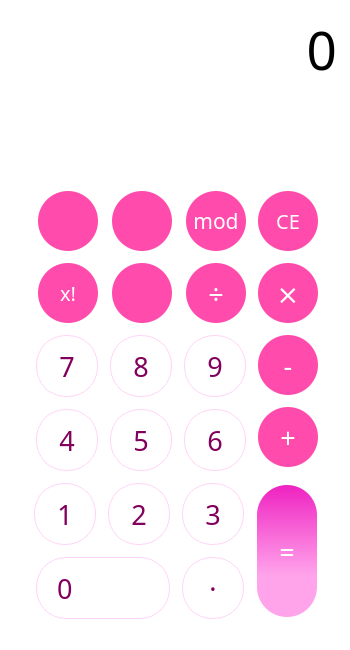
<?xml version="1.0" encoding="UTF-8"?>
<ui version="4.0">
 <class>MainWindow</class>
 <widget class="QMainWindow" name="MainWindow">
  <property name="enabled">
   <bool>false</bool>
  </property>
  <property name="geometry">
   <rect>
    <x>0</x>
    <y>0</y>
    <width>350</width>
    <height>650</height>
   </rect>
  </property>
  <property name="minimumSize">
   <size>
    <width>350</width>
    <height>650</height>
   </size>
  </property>
  <property name="maximumSize">
   <size>
    <width>350</width>
    <height>650</height>
   </size>
  </property>
  <property name="windowTitle">
   <string>MainWindow</string>
  </property>
  <property name="styleSheet">
   <string notr="true">background-color: rgb(255, 255, 255);</string>
  </property>
  <widget class="QWidget" name="centralwidget">
   <property name="sizePolicy">
    <sizepolicy hsizetype="Maximum" vsizetype="Maximum">
     <horstretch>0</horstretch>
     <verstretch>0</verstretch>
    </sizepolicy>
   </property>
   <property name="layoutDirection">
    <enum>Qt::RightToLeft</enum>
   </property>
   <layout class="QVBoxLayout" name="verticalLayout">
    <property name="spacing">
     <number>0</number>
    </property>
    <item>
     <widget class="QTextEdit" name="Display">
      <property name="minimumSize">
       <size>
        <width>0</width>
        <height>150</height>
       </size>
      </property>
      <property name="maximumSize">
       <size>
        <width>16777215</width>
        <height>150</height>
       </size>
      </property>
      <property name="font">
       <font>
        <family>Noto Sans</family>
        <pointsize>40</pointsize>
       </font>
      </property>
      <property name="layoutDirection">
       <enum>Qt::RightToLeft</enum>
      </property>
      <property name="styleSheet">
       <string notr="true">border: 0px;</string>
      </property>
      <property name="readOnly">
       <bool>true</bool>
      </property>
      <property name="markdown">
       <string>0

</string>
      </property>
      <property name="html">
       <string>&lt;!DOCTYPE HTML PUBLIC &quot;-//W3C//DTD HTML 4.0//EN&quot; &quot;http://www.w3.org/TR/REC-html40/strict.dtd&quot;&gt;
&lt;html&gt;&lt;head&gt;&lt;meta name=&quot;qrichtext&quot; content=&quot;1&quot; /&gt;&lt;meta charset=&quot;utf-8&quot; /&gt;&lt;style type=&quot;text/css&quot;&gt;
p, li { white-space: pre-wrap; }
hr { height: 1px; border-width: 0; }
li.unchecked::marker { content: &quot;\2610&quot;; }
li.checked::marker { content: &quot;\2612&quot;; }
&lt;/style&gt;&lt;/head&gt;&lt;body style=&quot; font-family:'Noto Sans'; font-size:40pt; font-weight:400; font-style:normal;&quot;&gt;
&lt;p align=&quot;right&quot; style=&quot; margin-top:26px; margin-bottom:26px; margin-left:0px; margin-right:0px; -qt-block-indent:0; text-indent:0px;&quot;&gt;&lt;span style=&quot; color:#000000;&quot;&gt;0&lt;/span&gt;&lt;/p&gt;&lt;/body&gt;&lt;/html&gt;</string>
      </property>
      <property name="placeholderText">
       <string>0</string>
      </property>
     </widget>
    </item>
    <item>
     <spacer name="verticalSpacer">
      <property name="orientation">
       <enum>Qt::Vertical</enum>
      </property>
      <property name="sizeHint" stdset="0">
       <size>
        <width>20</width>
        <height>40</height>
       </size>
      </property>
     </spacer>
    </item>
    <item>
     <layout class="QHBoxLayout" name="horizontalLayout_6">
      <property name="spacing">
       <number>12</number>
      </property>
      <property name="leftMargin">
       <number>23</number>
      </property>
      <property name="topMargin">
       <number>10</number>
      </property>
      <property name="rightMargin">
       <number>23</number>
      </property>
      <property name="bottomMargin">
       <number>12</number>
      </property>
      <item>
       <layout class="QVBoxLayout" name="verticalLayout_9" stretch="0,0,0,0">
        <property name="spacing">
         <number>12</number>
        </property>
        <property name="topMargin">
         <number>0</number>
        </property>
        <item>
         <widget class="QPushButton" name="ButtonCe">
          <property name="font">
           <font>
            <family>Noto Sans</family>
            <pointsize>15</pointsize>
           </font>
          </property>
          <property name="layoutDirection">
           <enum>Qt::RightToLeft</enum>
          </property>
          <property name="styleSheet">
           <string notr="true">QPushButton{
	background-color: #FF4BAC;
 	border-style: solid;
 	border-radius:30px;
	max-width:60px;
	max-height:60px;
	min-width:60px;
	min-height:60px;
	color: white;

}</string>
          </property>
          <property name="text">
           <string>CE</string>
          </property>
         </widget>
        </item>
        <item>
         <widget class="QPushButton" name="ButtonMul">
          <property name="font">
           <font>
            <family>Noto Sans</family>
            <pointsize>20</pointsize>
           </font>
          </property>
          <property name="layoutDirection">
           <enum>Qt::RightToLeft</enum>
          </property>
          <property name="styleSheet">
           <string notr="true">QPushButton{
	background-color: #FF4BAC;
 	border-style: solid;
 	border-radius:30px;
	max-width:60px;
	max-height:60px;
	min-width:60px;
	min-height:60px;
	color: white;

}</string>
          </property>
          <property name="text">
           <string>⨯</string>
          </property>
         </widget>
        </item>
        <item>
         <widget class="QPushButton" name="Button1_2">
          <property name="minimumSize">
           <size>
            <width>60</width>
            <height>60</height>
           </size>
          </property>
          <property name="font">
           <font>
            <family>Noto Sans</family>
            <pointsize>20</pointsize>
           </font>
          </property>
          <property name="cursor">
           <cursorShape>PointingHandCursor</cursorShape>
          </property>
          <property name="styleSheet">
           <string notr="true">QPushButton{
	background-color: #FF4BAC;
 	border-style: solid;
 	border-radius:30px;
	max-width:60px;
	max-height:60px;
	min-width:60px;
	min-height:60px;
	color: white;

}</string>
          </property>
          <property name="text">
           <string>-</string>
          </property>
         </widget>
        </item>
        <item>
         <widget class="QPushButton" name="ButtonAdd">
          <property name="font">
           <font>
            <family>Noto Sans</family>
            <pointsize>20</pointsize>
           </font>
          </property>
          <property name="layoutDirection">
           <enum>Qt::RightToLeft</enum>
          </property>
          <property name="styleSheet">
           <string notr="true">QPushButton{
	background-color: #FF4BAC;
 	border-style: solid;
 	border-radius:30px;
	max-width:60px;
	max-height:60px;
	min-width:60px;
	min-height:60px;
	color: white;

}</string>
          </property>
          <property name="text">
           <string>+</string>
          </property>
         </widget>
        </item>
       </layout>
      </item>
      <item>
       <layout class="QVBoxLayout" name="verticalLayout_8">
        <property name="spacing">
         <number>12</number>
        </property>
        <item>
         <widget class="QPushButton" name="ButtonMod">
          <property name="font">
           <font>
            <family>Noto Sans</family>
            <pointsize>16</pointsize>
           </font>
          </property>
          <property name="layoutDirection">
           <enum>Qt::RightToLeft</enum>
          </property>
          <property name="styleSheet">
           <string notr="true">QPushButton{
	background-color: #FF4BAC;
 	border-style: solid;
 	border-radius:30px;
	max-width:60px;
	max-height:60px;
	min-width:60px;
	min-height:60px;
	color: white;

}</string>
          </property>
          <property name="text">
           <string>mod</string>
          </property>
         </widget>
        </item>
        <item>
         <widget class="QPushButton" name="ButtonDiv">
          <property name="font">
           <font>
            <family>Noto Sans</family>
            <pointsize>20</pointsize>
           </font>
          </property>
          <property name="layoutDirection">
           <enum>Qt::RightToLeft</enum>
          </property>
          <property name="styleSheet">
           <string notr="true">QPushButton{
	background-color: #FF4BAC;
 	border-style: solid;
 	border-radius:30px;
	max-width:60px;
	max-height:60px;
	min-width:60px;
	min-height:60px;
	color: white;

}</string>
          </property>
          <property name="text">
           <string>÷</string>
          </property>
         </widget>
        </item>
        <item>
         <widget class="QPushButton" name="Button9">
          <property name="font">
           <font>
            <family>Noto Sans</family>
            <pointsize>20</pointsize>
           </font>
          </property>
          <property name="layoutDirection">
           <enum>Qt::RightToLeft</enum>
          </property>
          <property name="styleSheet">
           <string notr="true">QPushButton{
	background-color: white;
	border: 1px;
 	border-style: solid;
	border-color: rgb(255, 212, 246);
	color: #82005D;

 	border-radius:30px;
	max-width:60px;
	max-height:60px;
	min-width:60px;
	min-height:60px;
	

}</string>
          </property>
          <property name="text">
           <string>9</string>
          </property>
         </widget>
        </item>
        <item>
         <widget class="QPushButton" name="Button6">
          <property name="font">
           <font>
            <family>Noto Sans</family>
            <pointsize>20</pointsize>
           </font>
          </property>
          <property name="layoutDirection">
           <enum>Qt::RightToLeft</enum>
          </property>
          <property name="styleSheet">
           <string notr="true">QPushButton{
	background-color: white;
	border: 1px;
 	border-style: solid;
	border-color: rgb(255, 212, 246);
	color: #82005D;

 	border-radius:30px;
	max-width:60px;
	max-height:60px;
	min-width:60px;
	min-height:60px;
	

}</string>
          </property>
          <property name="text">
           <string>6</string>
          </property>
         </widget>
        </item>
       </layout>
      </item>
      <item>
       <layout class="QVBoxLayout" name="verticalLayout_7">
        <property name="spacing">
         <number>12</number>
        </property>
        <item>
         <widget class="QPushButton" name="ButtonRoot">
          <property name="font">
           <font>
            <family>Noto Sans</family>
            <pointsize>20</pointsize>
           </font>
          </property>
          <property name="layoutDirection">
           <enum>Qt::RightToLeft</enum>
          </property>
          <property name="styleSheet">
           <string notr="true">QPushButton{
	background-color: #FF4BAC;
 	border-style: solid;
 	border-radius:30px;
	max-width:60px;
	max-height:60px;
	min-width:60px;
	min-height:60px;
	color: white;

}</string>
          </property>
          <property name="text">
           <string/>
          </property>
          <property name="icon">
           <iconset>
            <disabledon>:/icons/root_n.png</disabledon>
            <activeon>:/icons/root_n.png</activeon>
           </iconset>
          </property>
          <property name="iconSize">
           <size>
            <width>35</width>
            <height>25</height>
           </size>
          </property>
         </widget>
        </item>
        <item>
         <widget class="QPushButton" name="ButtonSqaureRoot">
          <property name="font">
           <font>
            <family>Noto Sans</family>
            <pointsize>20</pointsize>
           </font>
          </property>
          <property name="layoutDirection">
           <enum>Qt::RightToLeft</enum>
          </property>
          <property name="styleSheet">
           <string notr="true">QPushButton{
	background-color: #FF4BAC;
 	border-style: solid;
 	border-radius:30px;
	max-width:60px;
	max-height:60px;
	min-width:60px;
	min-height:60px;
	color: white;

}</string>
          </property>
          <property name="text">
           <string/>
          </property>
          <property name="icon">
           <iconset>
            <disabledon>:/icons/sqaure_root.png</disabledon>
            <activeon>:/icons/sqaure_root.png</activeon>
           </iconset>
          </property>
          <property name="iconSize">
           <size>
            <width>26</width>
            <height>20</height>
           </size>
          </property>
         </widget>
        </item>
        <item>
         <widget class="QPushButton" name="Button8">
          <property name="font">
           <font>
            <family>Noto Sans</family>
            <pointsize>20</pointsize>
           </font>
          </property>
          <property name="layoutDirection">
           <enum>Qt::RightToLeft</enum>
          </property>
          <property name="styleSheet">
           <string notr="true">QPushButton{
	background-color: white;
	border: 1px;
 	border-style: solid;
	border-color: rgb(255, 212, 246);
	color: #82005D;

 	border-radius:30px;
	max-width:60px;
	max-height:60px;
	min-width:60px;
	min-height:60px;
	

}</string>
          </property>
          <property name="text">
           <string>8</string>
          </property>
         </widget>
        </item>
        <item>
         <widget class="QPushButton" name="Button5">
          <property name="font">
           <font>
            <family>Noto Sans</family>
            <pointsize>20</pointsize>
           </font>
          </property>
          <property name="layoutDirection">
           <enum>Qt::RightToLeft</enum>
          </property>
          <property name="styleSheet">
           <string notr="true">QPushButton{
	background-color: white;
	border: 1px;
 	border-style: solid;
	border-color: rgb(255, 212, 246);
	color: #82005D;

 	border-radius:30px;
	max-width:60px;
	max-height:60px;
	min-width:60px;
	min-height:60px;
	

}</string>
          </property>
          <property name="text">
           <string>5</string>
          </property>
         </widget>
        </item>
       </layout>
      </item>
      <item>
       <layout class="QVBoxLayout" name="verticalLayout_3">
        <property name="spacing">
         <number>12</number>
        </property>
        <item>
         <widget class="QPushButton" name="ButtonPower">
          <property name="font">
           <font>
            <family>Noto Sans</family>
            <pointsize>20</pointsize>
           </font>
          </property>
          <property name="layoutDirection">
           <enum>Qt::RightToLeft</enum>
          </property>
          <property name="styleSheet">
           <string notr="true">QPushButton{
	background-color: #FF4BAC;
 	border-style: solid;
 	border-radius:30px;
	max-width:60px;
	max-height:60px;
	min-width:60px;
	min-height:60px;
	color: white;

}</string>
          </property>
          <property name="text">
           <string/>
          </property>
          <property name="icon">
           <iconset>
            <disabledon>:/icons/power_n.png</disabledon>
           </iconset>
          </property>
          <property name="iconSize">
           <size>
            <width>40</width>
            <height>30</height>
           </size>
          </property>
         </widget>
        </item>
        <item>
         <widget class="QPushButton" name="ButtonFact">
          <property name="font">
           <font>
            <family>Noto Sans</family>
            <pointsize>15</pointsize>
           </font>
          </property>
          <property name="layoutDirection">
           <enum>Qt::RightToLeft</enum>
          </property>
          <property name="styleSheet">
           <string notr="true">QPushButton{
	background-color: #FF4BAC;
 	border-style: solid;
 	border-radius:30px;
	max-width:60px;
	max-height:60px;
	min-width:60px;
	min-height:60px;
	color: white;

}</string>
          </property>
          <property name="text">
           <string>x!</string>
          </property>
         </widget>
        </item>
        <item>
         <widget class="QPushButton" name="Button7">
          <property name="font">
           <font>
            <family>Noto Sans</family>
            <pointsize>20</pointsize>
           </font>
          </property>
          <property name="layoutDirection">
           <enum>Qt::RightToLeft</enum>
          </property>
          <property name="styleSheet">
           <string notr="true">QPushButton{
	background-color: white;
	border: 1px;
 	border-style: solid;
	border-color: rgb(255, 212, 246);
	color: #82005D;

 	border-radius:30px;
	max-width:60px;
	max-height:60px;
	min-width:60px;
	min-height:60px;
	

}</string>
          </property>
          <property name="text">
           <string>7</string>
          </property>
         </widget>
        </item>
        <item>
         <widget class="QPushButton" name="Button4">
          <property name="font">
           <font>
            <family>Noto Sans</family>
            <pointsize>20</pointsize>
           </font>
          </property>
          <property name="layoutDirection">
           <enum>Qt::RightToLeft</enum>
          </property>
          <property name="styleSheet">
           <string notr="true">QPushButton{
	background-color: white;
	border: 1px;
 	border-style: solid;
	border-color: rgb(255, 212, 246);
	color: #82005D;

 	border-radius:30px;
	max-width:60px;
	max-height:60px;
	min-width:60px;
	min-height:60px;
	

}</string>
          </property>
          <property name="text">
           <string>4</string>
          </property>
         </widget>
        </item>
       </layout>
      </item>
     </layout>
    </item>
    <item>
     <layout class="QHBoxLayout" name="horizontalLayout">
      <property name="spacing">
       <number>12</number>
      </property>
      <property name="leftMargin">
       <number>23</number>
      </property>
      <property name="rightMargin">
       <number>23</number>
      </property>
      <item>
       <widget class="QPushButton" name="ButtonEqual">
        <property name="minimumSize">
         <size>
          <width>60</width>
          <height>132</height>
         </size>
        </property>
        <property name="font">
         <font>
          <family>Noto Sans</family>
          <pointsize>20</pointsize>
         </font>
        </property>
        <property name="cursor">
         <cursorShape>PointingHandCursor</cursorShape>
        </property>
        <property name="styleSheet">
         <string notr="true">QPushButton{

	background-color: qlineargradient(spread:pad, x1:0, y1:0, x2:0, y2:0.806818, stop:0 rgba(238, 34, 193, 255), stop:0.463054 rgba(248, 106, 216, 255), stop:0.852217 rgba(255, 164, 235, 255));
 	border-style: solid;
 	border-radius:30px;
	max-width:60px;
	max-height:132px;
	min-width:60px;
	min-height:132px;
	color: white;

}</string>
        </property>
        <property name="text">
         <string>=</string>
        </property>
       </widget>
      </item>
      <item>
       <layout class="QVBoxLayout" name="verticalLayout_2">
        <property name="spacing">
         <number>12</number>
        </property>
        <item>
         <layout class="QHBoxLayout" name="horizontalLayout_2">
          <property name="spacing">
           <number>12</number>
          </property>
          <item>
           <widget class="QPushButton" name="Button3">
            <property name="font">
             <font>
              <family>Noto Sans</family>
              <pointsize>20</pointsize>
             </font>
            </property>
            <property name="layoutDirection">
             <enum>Qt::RightToLeft</enum>
            </property>
            <property name="styleSheet">
             <string notr="true">QPushButton{
	background-color: white;
	border: 1px;
 	border-style: solid;
	border-color: rgb(255, 212, 246);
	color: #82005D;

 	border-radius:30px;
	max-width:60px;
	max-height:60px;
	min-width:60px;
	min-height:60px;
	

}</string>
            </property>
            <property name="text">
             <string>3</string>
            </property>
           </widget>
          </item>
          <item>
           <widget class="QPushButton" name="Button2">
            <property name="font">
             <font>
              <family>Noto Sans</family>
              <pointsize>20</pointsize>
             </font>
            </property>
            <property name="layoutDirection">
             <enum>Qt::RightToLeft</enum>
            </property>
            <property name="styleSheet">
             <string notr="true">QPushButton{
	background-color: white;
	border: 1px;
 	border-style: solid;
	border-color: rgb(255, 212, 246);
	color: #82005D;

 	border-radius:30px;
	max-width:60px;
	max-height:60px;
	min-width:60px;
	min-height:60px;
	

}</string>
            </property>
            <property name="text">
             <string>2</string>
            </property>
           </widget>
          </item>
          <item>
           <widget class="QPushButton" name="Button1">
            <property name="font">
             <font>
              <family>Noto Sans</family>
              <pointsize>20</pointsize>
             </font>
            </property>
            <property name="layoutDirection">
             <enum>Qt::RightToLeft</enum>
            </property>
            <property name="styleSheet">
             <string notr="true">QPushButton{
	background-color: white;
	border: 1px;
 	border-style: solid;
	border-color: rgb(255, 212, 246);
	color: #82005D;

 	border-radius:30px;
	max-width:60px;
	max-height:60px;
	min-width:60px;
	min-height:60px;
	

}</string>
            </property>
            <property name="text">
             <string>1</string>
            </property>
           </widget>
          </item>
         </layout>
        </item>
        <item>
         <layout class="QHBoxLayout" name="horizontalLayout_3">
          <property name="spacing">
           <number>12</number>
          </property>
          <item>
           <widget class="QPushButton" name="ButtonDot">
            <property name="font">
             <font>
              <family>Noto Sans</family>
              <pointsize>20</pointsize>
             </font>
            </property>
            <property name="layoutDirection">
             <enum>Qt::RightToLeft</enum>
            </property>
            <property name="styleSheet">
             <string notr="true">QPushButton{
	background-color: white;
	border: 1px;
 	border-style: solid;
	border-color: rgb(255, 212, 246);
	color: #82005D;

 	border-radius:30px;
	max-width:60px;
	max-height:60px;
	min-width:60px;
	min-height:60px;
	

}</string>
            </property>
            <property name="text">
             <string>·</string>
            </property>
           </widget>
          </item>
          <item>
           <widget class="QPushButton" name="Button0">
            <property name="minimumSize">
             <size>
              <width>134</width>
              <height>62</height>
             </size>
            </property>
            <property name="maximumSize">
             <size>
              <width>134</width>
              <height>62</height>
             </size>
            </property>
            <property name="font">
             <font>
              <family>Noto Sans</family>
              <pointsize>20</pointsize>
             </font>
            </property>
            <property name="cursor">
             <cursorShape>PointingHandCursor</cursorShape>
            </property>
            <property name="mouseTracking">
             <bool>false</bool>
            </property>
            <property name="styleSheet">
             <string notr="true">QPushButton{
	background-color: white;
	border: 1px;
 	border-style: solid;
	border-color: rgb(255, 212, 246);
	color: #82005D;
 	border-radius:30px;
	max-width:112px;
	max-height:60px;
	min-width:112px;
	min-height:60px;
	padding-right: 20px;
	text-align:left;
	
}
</string>
            </property>
            <property name="text">
             <string>0</string>
            </property>
           </widget>
          </item>
         </layout>
        </item>
       </layout>
      </item>
     </layout>
    </item>
   </layout>
  </widget>
  <widget class="QMenuBar" name="menubar">
   <property name="geometry">
    <rect>
     <x>0</x>
     <y>0</y>
     <width>350</width>
     <height>23</height>
    </rect>
   </property>
  </widget>
  <widget class="QStatusBar" name="statusbar"/>
 </widget>
 <resources/>
 <connections/>
</ui>
